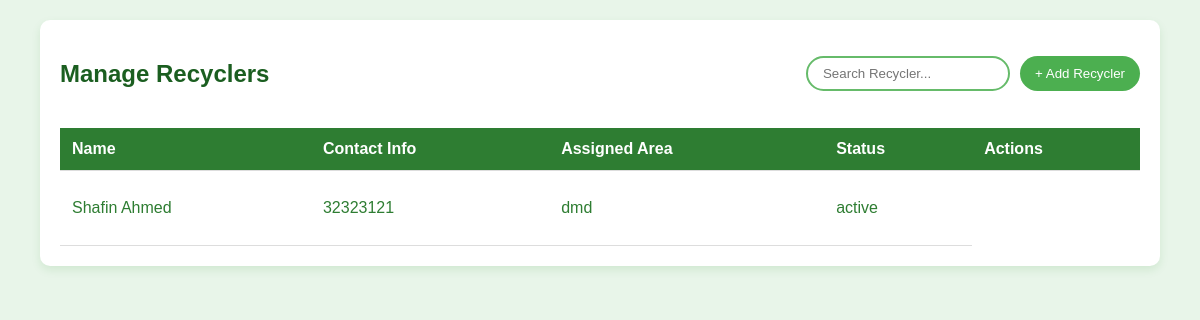
The page /add_recycler/ on the database as committed earlier.
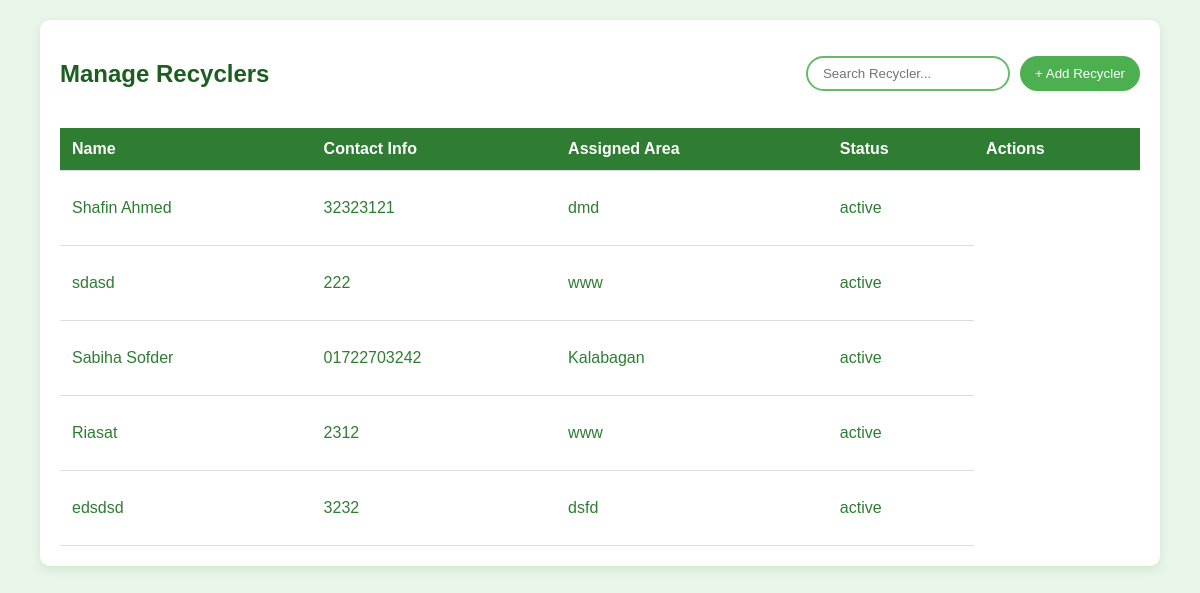
The same page on the database as committed later.
### app/models.py (models this page shows, shortened)
class Recycler(models.Model):
    STATUS_CHOICES = [
        ('active', 'Active'),
        ('inactive', 'Inactive'),
    ]
    name = models.CharField(max_length=100)
    contact_number = models.CharField(max_length=15, unique=True)
    assigned_area = models.CharField(max_length=100)
    status = models.CharField(max_length=10, choices=STATUS_CHOICES, default='active')
    created_at = models.DateTimeField(auto_now_add=True)

### app/views.py (the view)
# urls.py: path('add_recycler/', views.add_recycler, name='add_recycler'),
def add_recycler(request):
    recycler = Recycler.objects.filter()
    args = {
        "recycler": recycler,
    }
    return render(request, "addRecycler.html",args)

### templates/addRecycler.html (shortened to what this page needs)
<!DOCTYPE html>
<html lang="en">
<head>
    <link rel="stylesheet" href="/static/addRecycler.css">
</head>
<body>
    <div class="container">
        <header>
            <h2>Manage Recyclers</h2>
            <div class="actions">
                <input type="text" id="search" placeholder="Search Recycler...">
                <button class="add-btn" id="show-form-btn">+ Add Recycler</button>
            </div>
        </header>
        <table>
            <thead>
                <tr>
                    <th>Name</th>
                    <th>Contact Info</th>
                    <th>Assigned Area</th>
                    <th>Status</th>
                    <th>Actions</th>
                </tr>
            </thead>
            <tbody>
                {% for i in recycler %}
                <tr>
                    <td>
                        <p>{{i.name}}</p>
                    </td>
                    <td>
                        <p>{{i.contact_number}}</p>
                    </td>
                    <td>
                        <p>{{i.assigned_area}}</p>
                    </td>
                    <td>
                        <p>{{i.status}}</p>
                    </td>
                </tr>
                {% endfor %}
            </tbody>
        </table>
    </div>
</body>
</html>

Rows that differ between the two databases and show on the page:
added Recycler: name "sdasd", contact_number "222", assigned_area "www", status "active"
added Recycler: name "Sabiha Sofder", contact_number "01722703242", assigned_area "Kalabagan", status "active"
added Recycler: name "Riasat", contact_number "2312", assigned_area "www", status "active"
added Recycler: name "edsdsd", contact_number "3232", assigned_area "dsfd", status "active"
